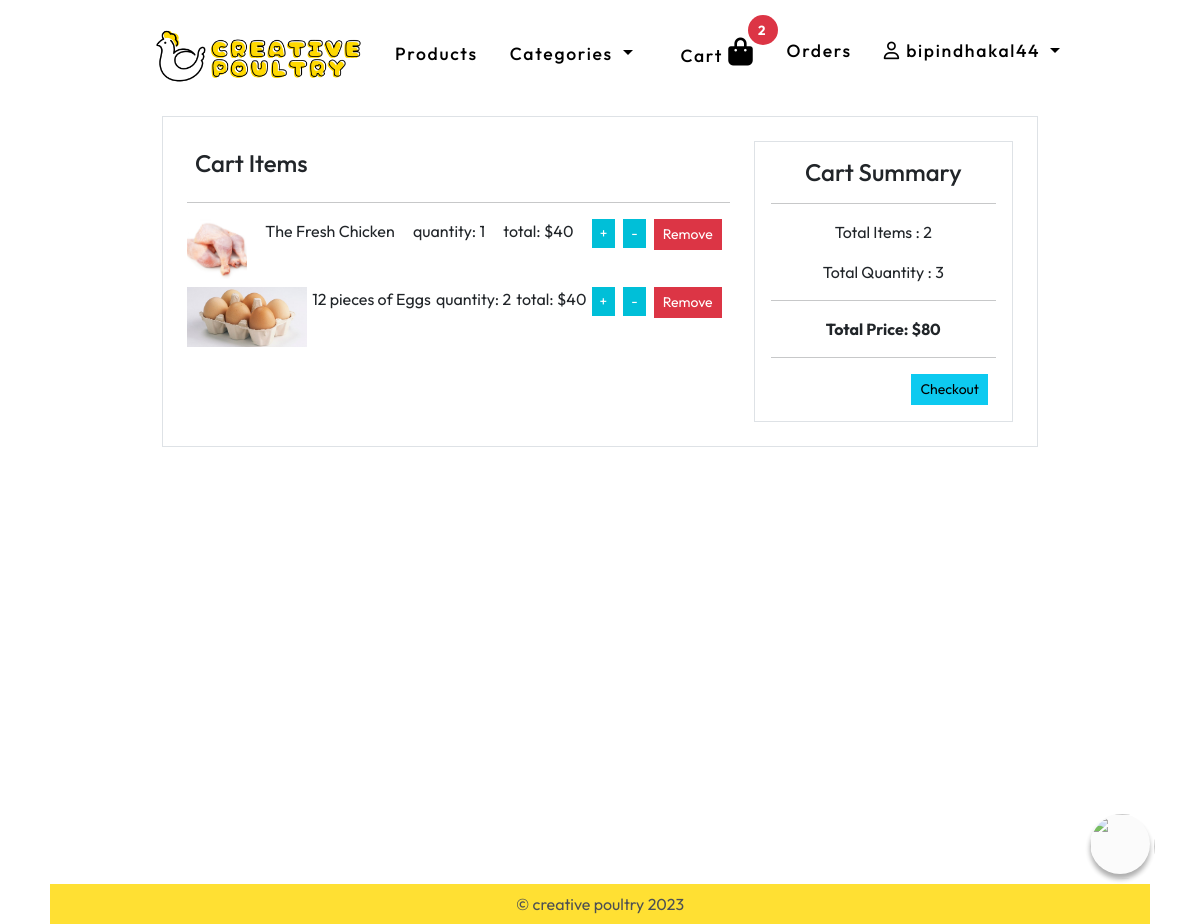
The page /basket/home/ (signed in) on the database its author committed.
### account/models.py (models this page shows, shortened)
class User(AbstractBaseUser, PermissionsMixin):
    email = models.EmailField(unique=True)
    first_name = models.CharField(max_length=30, blank=True)
    last_name = models.CharField(max_length=30, blank=True)
    is_active = models.BooleanField(default=True)
    is_staff = models.BooleanField(default=False)
    document = models.BooleanField(default=False)
    date_joined = models.DateTimeField(default=timezone.now)
    is_business = models.BooleanField(default=False)
    is_customer = models.BooleanField(default=False)
    is_approved = models.BooleanField(default=False)
    USERNAME_FIELD = 'email'
    REQUIRED_FIELDS = []
    objects = CustomUserManager()
    @property
    def username(self):
        return self.email.split('@')[0]

### cart/models.py (models this page shows, shortened)
class CartItem(models.Model):
    cart = models.ForeignKey(Cart, on_delete=models.CASCADE)
    product = models.ForeignKey(Product, on_delete=models.CASCADE)
    quantity = models.PositiveIntegerField(default=1)
    @property
    def total_price(self):
        return self.product.price * self.quantity  # Calculate the total price for this cart item

class Cart(models.Model):
    date_joined = models.DateTimeField(default=timezone.now)
    user = models.ForeignKey(User, on_delete=models.CASCADE)
    @property
    def get_total(self):
        total = sum(item.total_price for item in CartItem.objects.filter(cart=self.id))
        return str(round(total))
    @property
    def get_total_quantity(self):
        total = sum(item.quantity for item in CartItem.objects.filter(cart=self.id))
        return str(round(total))

### product/models.py (models this page shows, shortened)
class Product(models.Model):
    category = models.ForeignKey(Category, on_delete=models.CASCADE)
    creator = models.ForeignKey(User, on_delete=models.CASCADE)
    name = models.CharField(max_length=100, null=False)
    desc = models.TextField(null=False)
    price = models.IntegerField(default=0, null=False)
    discount = models.IntegerField(default=0, null=False)
    image = models.ImageField(upload_to='product_images', null=False)
    stock_quantity = models.PositiveIntegerField(default=0, null=False)

### cart/views.py (the view)
# urls.py: path('',CartHomeView.as_view(), name='home'),
class CartHomeView(View):
    def get(self, request):
        cart = getUserCart(request.user)
        cartitems = CartItem.objects.filter(cart=cart).order_by('-id')
        return render(request, 'cart/home.html', {'cart': cart, 'cartitems': cartitems})

### cart/views.py (called while the page is built)
def getUserCart(user):
    cart = Cart.objects.filter(user=user).first()
    if not cart:
        cart = Cart.objects.create(user=user)
    return cart

### product/category_nav.py (called while the page is built)
def navbar(request):
    cartcount =0
    if not request.user.is_anonymous and request.user.is_customer :
        cart = Cart.objects.get(user=request.user)
        cartcount = CartItem.objects.filter(cart=cart).count()
    cats = Category.objects.all()
    return {'categories': cats,'cartcount':cartcount}

### templates/cart/home.html (shortened to what this page needs)
{% extends '../base.html' %}
{% load static %}
{% load django_bootstrap5 %}
{%block bodyblock%}
<div class="container-fluid px-0 mt-2 mx-0 homediv " >
 <div class="container col-lg-9 ">
  <div class="p-4 border">
    <div class="row">
        <div class="col-md-8">
            <h4 class="p-2">Cart Items</h4><hr>
            {%for i in cartitems%}
            <div class="d-flex justify-content-between mb-2">
                <div>
                <img src="{{i.product.image.url}}" height="60" alt="image">
                </div>
                <p>{{i.product.name}}</p>
                <p>quantity: {{i.quantity}}</p>
                <p>total: ${{i.total_price}}</p>
                <div class="btn-group">
                  <form action="{% url 'cart:carthandler'%}" method="get">
                      <button type="submit" class="btn btn-primary btn-sm me-2">+</button>
                  </form>
                  <form action="{% url 'cart:carthandler'%}" method="get">
                      <button type="submit" class="btn btn-primary btn-sm me-2">-</button>
                  </form>
                  <form action="{% url 'cart:carthandler'%}" method="get">
                      <button type="submit" class="btn btn-danger btn-sm me-2">Remove</button>
                  </form>
              </div>
            </div>
            {%empty%}
            <p class="p-5 m-5 text-center">No Items in the Cart</p>
            {%endfor%}
        </div>
        <div class="col-md-4">
            <div class="border p-3">
                <h4 class="text-center ">Cart Summary</h4><hr>
                <p class="text-center">Total Items : {{cartitems|length}}</p>
                <p class="text-center">Total Quantity : {{cart.get_total_quantity}}</p>
                <hr>
                <p class="fw-bold text-center">Total Price: ${{cart.get_total}}</p>
            <hr>
           <div class="d-flex justify-content-end">
            <a href="{% url 'order:checkout' %}" class="btn btn-sm btn-info me-2">Checkout</a>
           </div>
            </div>
        </div>
    </div>
  </div>
 </div>
</div>
{%endblock%}

### templates/navbar.html (shortened to what this page needs)
  {% load static %}
<div class="container-fluid px-0 mx-0  ">
    <div class="container col-lg-10 py-3">
      {%if user.is_authenticated %}
        {%if user.is_business%}
        {% include 'businessnavbar.html'%}
        {%else%}
      <nav class="navbar navbar-expand-lg">
        <div class="container-fluid">
          <a class=" text-decoration-none logo" href="{%url 'product:home' %}">
            <img height="60" src="{% static 'images/logo.png'%}" alt="logo">
          </a>
          <div class="collapse navbar-collapse" id="navbarSupportedContent">
            <ul class="navbar-nav me-auto mb-2 mb-lg-0">
              <li class="nav-item me-3">
                <a class="nav-link " href="{%url 'product:home' %}">Products</a>
              </li>
              <li class="nav-item dropdown me-2">
                <a class="nav-link dropdown-toggle" href="#" id="navbarDropdownMenuLink" role="button" data-bs-toggle="dropdown" aria-expanded="false">
                 Categories
                </a>
              </li>
            </ul>
              <ul class="navbar-nav ms-auto mb-2 mb-lg-0">
              <li class="nav-item me-3">
                <a class="nav-link position-relative" aria-current="page" href="{% url 'cart:home'%}"
                  >Cart <i class="fs-3 fa-solid fa-bag-shopping" title="cart"></i>
                  <span class="position-absolute top-0 start-100 translate-middle badge rounded-pill bg-danger">
                    {{cartcount}}
                    </span>
                  </a
                >
              </li>
              <li class="nav-item me-3">
                <a class="nav-link {{homepage}}" aria-current="page" href="{% url 'order:user-orders'%}"
                  >Orders</a
                >
              </li>
              <li class="nav-item dropdown me-2">
                <a class="nav-link dropdown-toggle" href="#" id="navbarDropdownMenuLink" role="button" data-bs-toggle="dropdown" aria-expanded="false">
                  <i class="fa-regular fa-user"></i> {{user.username}}
                </a>
              </li>
              </ul>
          </div>
        </div>
      </nav>
        {%endif%}
      {%endif%}
    </div>
  </div>

### staticfiles/css/style.css (style rules this page uses)
* { box-sizing: border-box; font-family: "Outfit", sans-serif; scroll-behavior: smooth; }
html, body { height: 90%; }
.homediv { min-height: calc(100% ) !important; }
.btn { border-radius: 0px !important; }
.nav-link { font-size: 1.1rem; font-weight: 500; letter-spacing: 1.7px; color: #000; transition: 0.78s; }
.logo { font-size: 1.5rem; font-weight: 600; letter-spacing: 1.7px; color: #000; transition: 0.78s; }
.btn-primary { background-color: #00bfd8 !important; color: #ffffff !important; border: none; }

### staticfiles/css/bot.css (style rules this page uses)
* { margin: 0; padding: 0; box-sizing: border-box; }
button { border: none; outline: none; cursor: pointer; }
.badge { position: absolute; width: 30px; height: 30px; background-color: red; color: white; border-radius: 50%; display: flex; justify-content: center; align-items: center; top: -10px; right: -10px; }

### rows shown on the page
User: username "bipindhakal44"
CartItem: product.image (picture), product.name "The Fresh Chicken", quantity "1", total_price "40"
CartItem: product.image (picture), product.name "12 pieces of Eggs", quantity "2", total_price "40"
Cart: get_total_quantity "3", get_total "80"

### other values the page prints
{{ cartcount }} "2"
{{ cartitems|length }} "2"
